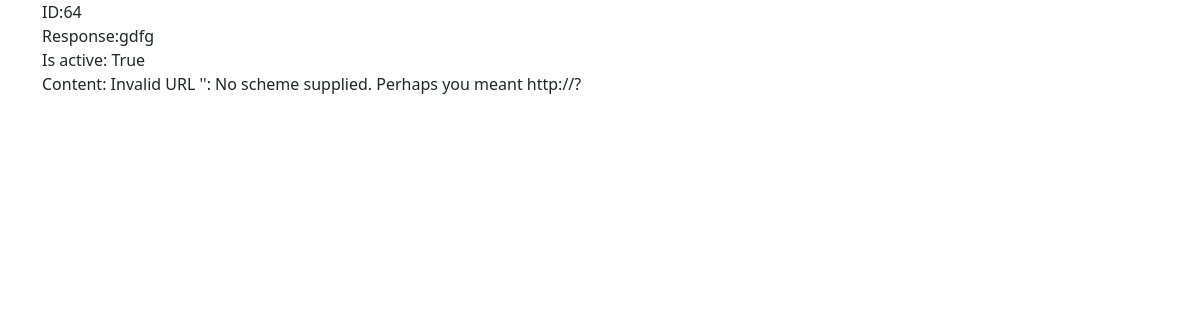
Before: /api/v1/list/64/ with the older database file.
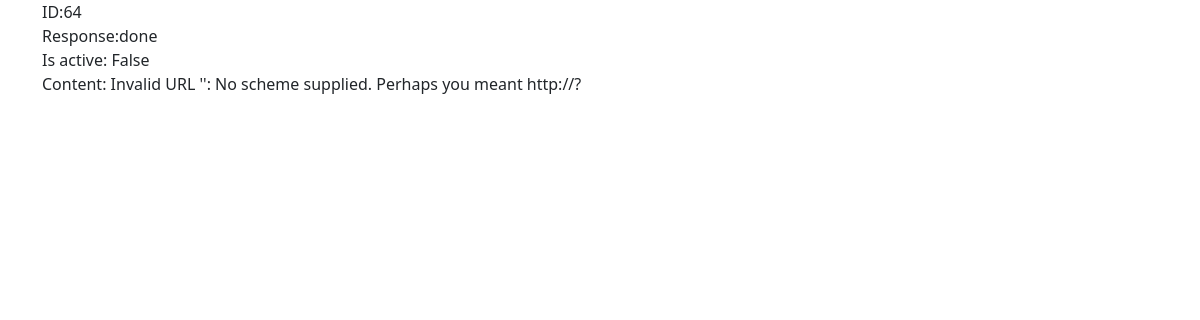
After: the same page with the newer database file.
### task/models.py (models this page shows, shortened)
class Task(models.Model):
    CHOICES = (
        (1, 'Действие 1'),
        (2, 'Действие 2'),
        (3, 'Действие 3'),
        (4, 'Действие 4'),
        (5, 'Действие 5'),
    )
    url = models.CharField('url', max_length=150)
    content = models.TextField(blank=True)
    response = models.TextField(default=None, null=True)
    status = models.BooleanField('Выполнено', default=False)
    is_active = models.BooleanField(default=True)
    category = models.PositiveSmallIntegerField('Тип задачи', choices=CHOICES, null=True)
    started_at = models.DateTimeField(auto_now_add=True)
    finished_at = models.DateTimeField(default=None, null=True, blank=True)
    created_at = models.DateTimeField(editable=False)
    updated_at = models.DateTimeField(editable=False)
    deleted_at = models.DateTimeField(default=None, null=True, blank=True)
    user = models.ForeignKey(User, on_delete=models.SET_NULL, null=True)

### task/views.py (the view)
# urls.py: path('list/<int:pk>/', TaskDetailView.as_view(), name='task_id'),
class TaskDetailView(DetailView):
    model = Task
    template_name = 'tasks/task_detail.html'

### templates/tasks/task_detail.html
{% extends 'base.html' %}
{% block content %}
<div>ID:{{task.id}}</div>
<div>Response:{{task.response}}</div>
<div>Is active: {{task.is_active}}</div>
<div>Content: {{task.content}}</div>
{% endblock content%}

### templates/base.html (shortened to what this page needs)
<!DOCTYPE html>
{% load static %}
<html lang="en">
<head>
    <link href="https://cdn.jsdelivr.net/npm/bootstrap@5.0.1/dist/css/bootstrap.min.css" rel="stylesheet"
>
</head>
<body>
<div class="container">
    {% block content %}
    {% endblock content %}
</div>
</body>
</html>

Changed rows visible on the page:
changed Task "Invalid URL '': No scheme supplied. Perhaps you meant http://?": response "gdfg" → "done"; is_active "True" → "False"
